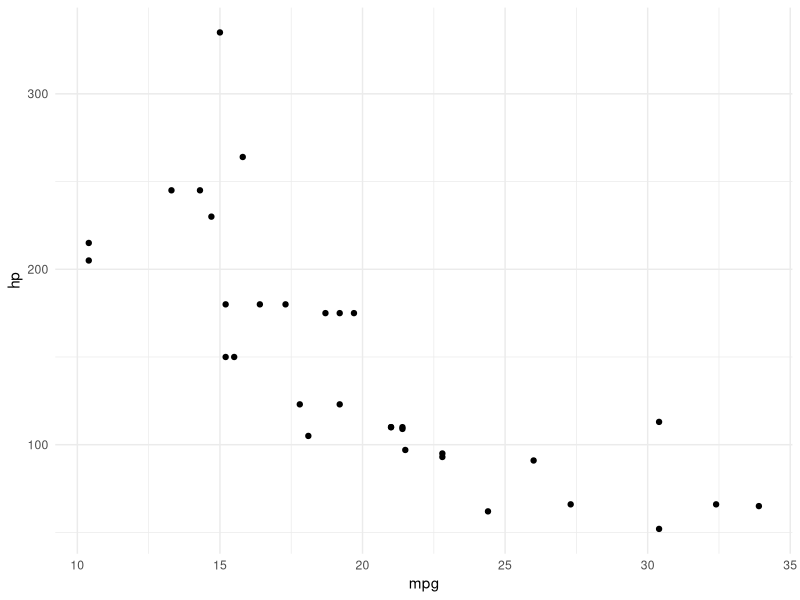

Recreate this plot in R.
## ---- chunk 1
library(tidyverse)

mtcars %>%
  ggplot(aes(x=mpg, y=hp)) +
  geom_point() +
  theme_minimal()


